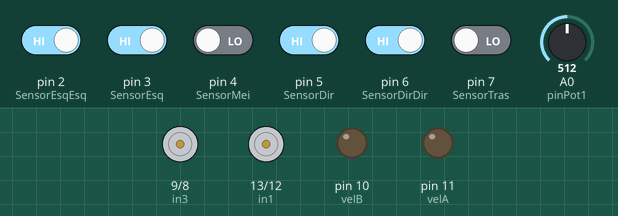
This sketch was run on a simulated Arduino Uno, built with avr-gcc and run on an emulated ATmega328P. Parts: motor-driver pin pairs drawn as motors (green arrow = first pin HIGH = forward, orange = second pin HIGH = backward, longer = more drive), output pins drawn as LEDs (lit = HIGH). The inputs (shaded band) are chosen by the test bench; at power-on: pin 2 (SensorEsqEsq), pin 3 (SensorEsq), pin 5 (SensorDir), pin 6 (SensorDirDir) HIGH, pin 4 (SensorMei), pin 7 (SensorTras) LOW, A0 (pinPot1) = 512.

Above: at 1.2 s.
1.3 s: pin 3 (SensorEsq) driven LOW
At 1.8 s:
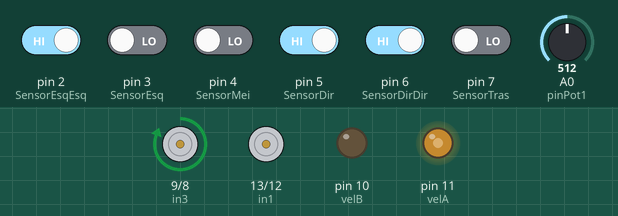
2.8 s: pin 5 (SensorDir) driven LOW
At 3.2 s:
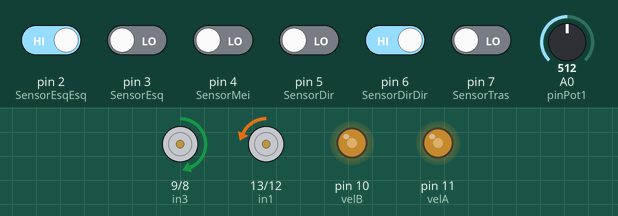
4.3 s: A0 (pinPot1) set to 716
At 5.3 s:
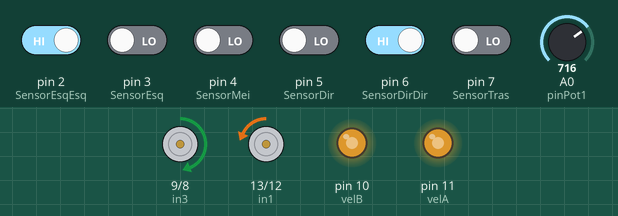
5.8 s: pin 2 (SensorEsqEsq) driven LOW
At 6.7 s:
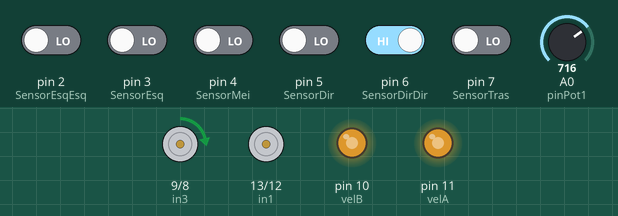
7.3 s: pin 4 (SensorMei) driven HIGH
At 8.5 s:
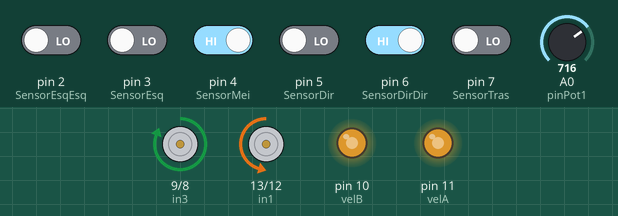
8.8 s: pin 6 (SensorDirDir) driven LOW
At 10.2 s:
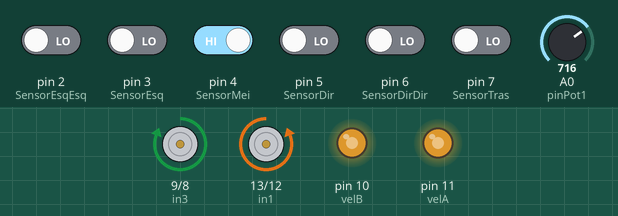
Timing chart, 0 to 11.3 s (numbered marks = the images above; inputs shaded):
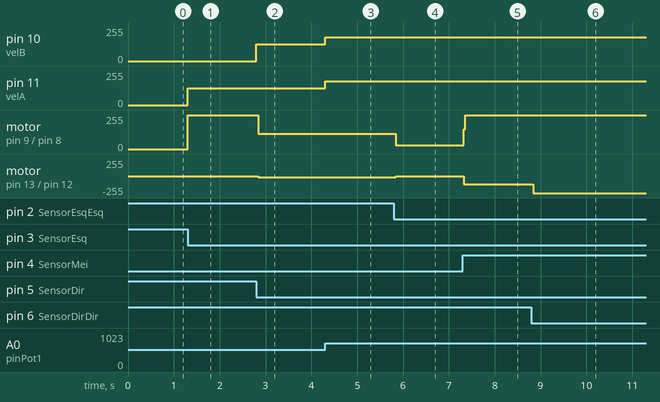

Measured:
- after the input at 1.3 s, pin 11 (velA): 0/255 → 127/255 at once; motor on pin 9 (in3) / pin 8 (in4): stopped → forward 255/255 at once
- after the input at 2.8 s, pin 10 (velB): 0/255 → 127/255 at once; motor on pin 9 (in3) / pin 8 (in4): forward 255/255 → forward 114/255 at once; motor on pin 13 (in1) / pin 12 (in2): stopped → backward 16/255 at once
- after the input at 4.3 s, pin 10 (velB), pin 11 (velA): 127/255 → 178/255 at once
- after the input at 5.8 s, motor on pin 9 (in3) / pin 8 (in4): forward 114/255 → forward 29/255 at once; motor on pin 13 (in1) / pin 12 (in2): backward 16/255 → stopped at once
- after the input at 7.3 s, motor on pin 9 (in3) / pin 8 (in4): forward 29/255 → forward 255/255 at once; motor on pin 13 (in1) / pin 12 (in2): stopped → backward 121/255 at once
- after the input at 8.8 s, motor on pin 13 (in1) / pin 12 (in2): backward 121/255 → backward 255/255 at once

The sketch:

seguidor_de_linha.ino
```cpp
#define SensorTras 7
#define SensorDir 5
#define SensorMei 4
#define SensorEsq 3
#define SensorDirDir 6
#define SensorEsqEsq 2

#define in1 13
#define in2 12
#define in4  8
#define in3  9

#define velA 11
#define velB 10

#define pinPot1 A0
#define pinPot2 A1

void frente(){
    int vel1 =map(analogRead(pinPot1),0,1023,0,255);
    digitalWrite(in1,LOW);
    digitalWrite(in2,HIGH);
    analogWrite(velA,vel1);
    digitalWrite(in3,HIGH);
    digitalWrite(in4,LOW);
    analogWrite(velB,vel1);


}

void para(){
    digitalWrite(in1,LOW);
    digitalWrite(in2,LOW);
    digitalWrite(in3,LOW);
    digitalWrite(in4,LOW);
}

void viraDireita(){
     int vel1 =map(analogRead(pinPot1),0,1023,0,255);
     //int vel2=map(analogRead(pinPot2),0,1023,0,255);
    digitalWrite(in1,LOW);
    digitalWrite(in2,HIGH);
    digitalWrite(in3,LOW);
    digitalWrite(in4,LOW);
    analogWrite(velB,vel1);
}

void viraEsquerda(){
   int vel =map(analogRead(pinPot1),0,1023,0,255);

    digitalWrite(in1,LOW);
    digitalWrite(in2,LOW);
    digitalWrite(in3,HIGH);
    digitalWrite(in4,LOW);
    analogWrite(velA,vel);

}

void setup() {

  pinMode(SensorDir, INPUT);
  pinMode(SensorMei, INPUT);
  pinMode(SensorEsq, INPUT);
  pinMode(SensorTras, INPUT);
  pinMode(SensorEsqEsq, INPUT);
  pinMode(SensorDirDir, INPUT);


  pinMode(in1,OUTPUT);
  pinMode(in2,OUTPUT);
  pinMode(in3,OUTPUT);
  pinMode(in4,OUTPUT);


}

void loop() {

    int estadoSensorMei = digitalRead(SensorMei);//preto=1 e branco=0;
    int estadoSensorDir = digitalRead(SensorDir);//preto=1 e branco=0;
    int estadoSensorEsq = digitalRead(SensorEsq);//preto=1 e branco=0;
    int estadoSensorEsqEsq = digitalRead(SensorEsqEsq);//preto=1 e branco=0;
    int estadoSensorDirDir = digitalRead(SensorDirDir);//preto=1 e branco=0;
    int estadoSensorTras = digitalRead(SensorTras);//preto=1 e branco=0;

    if (estadoSensorMei == 1&&estadoSensorDir == 0 &&estadoSensorEsq == 0 || estadoSensorMei == 1&&estadoSensorDir == 1 &&estadoSensorEsq == 1 ) {
        frente();
    }

    if((estadoSensorMei == 1&&estadoSensorDir == 1 &&estadoSensorEsq == 0&&estadoSensorDirDir == 0)||(estadoSensorMei == 1&&estadoSensorDir == 1 &&estadoSensorEsq == 0&&estadoSensorDirDir == 1)||(estadoSensorMei == 1&&estadoSensorDir == 0 &&estadoSensorEsq == 0&&estadoSensorDirDir == 1)||(estadoSensorMei == 0&&estadoSensorDir == 0 &&estadoSensorEsq == 0&&estadoSensorDirDir == 1)||(estadoSensorMei == 0&&estadoSensorDir == 1 &&estadoSensorEsq == 0&&estadoSensorDirDir == 1)||(estadoSensorMei == 0&&estadoSensorDir == 1 &&estadoSensorEsq == 0&&estadoSensorDirDir == 0)){
        viraEsquerda();

    }

    if((estadoSensorMei == 1 &&estadoSensorDir == 0 &&estadoSensorEsq == 1&&estadoSensorEsqEsq == 0)||(estadoSensorMei == 1&&estadoSensorDir == 0 &&estadoSensorEsq == 1&&estadoSensorEsqEsq == 1)||(estadoSensorMei == 1 &&estadoSensorDir == 0 &&estadoSensorEsq == 0&&estadoSensorEsqEsq == 1)||(estadoSensorMei == 0 &&estadoSensorDir == 0 &&estadoSensorEsq == 1&&estadoSensorEsqEsq == 1)||(estadoSensorMei == 0 &&estadoSensorDir == 0 &&estadoSensorEsq == 0&&estadoSensorEsqEsq == 1)||(estadoSensorMei == 0 &&estadoSensorDir == 0 &&estadoSensorEsq == 1&&estadoSensorEsqEsq == 0)){
          viraDireita();
    }

    if((estadoSensorMei == 0&&estadoSensorDir == 0 &&estadoSensorEsq == 0)||(estadoSensorMei == 0&&estadoSensorDir == 1 &&estadoSensorEsq == 1)){
        if(estadoSensorTras == 1){
          frente();
        }
        else{
          para();
        }
    }


}
```
